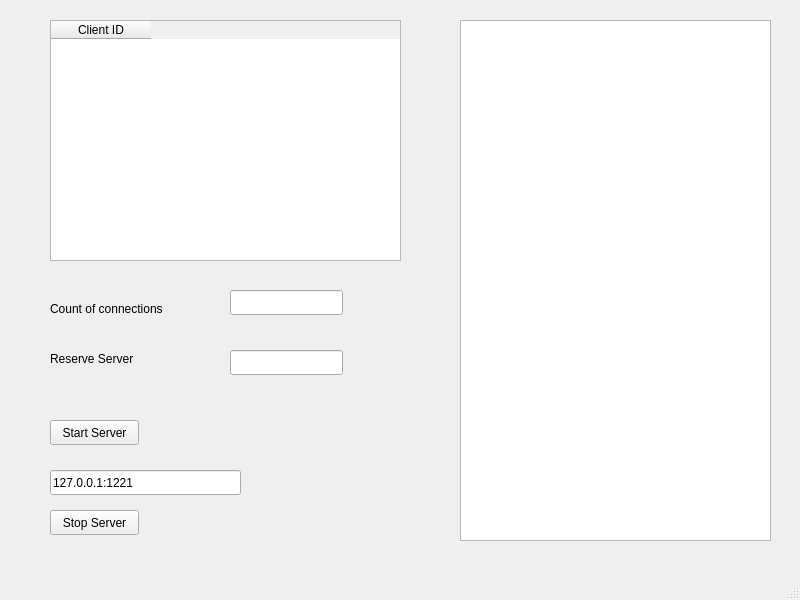
<?xml version="1.0" encoding="UTF-8"?>
<ui version="4.0">
 <class>ServerWindow</class>
 <widget class="QMainWindow" name="ServerWindow">
  <property name="geometry">
   <rect>
    <x>0</x>
    <y>0</y>
    <width>800</width>
    <height>600</height>
   </rect>
  </property>
  <property name="windowTitle">
   <string>ServerWindow</string>
  </property>
  <widget class="QWidget" name="centralwidget">
   <widget class="QPushButton" name="startServerButton">
    <property name="geometry">
     <rect>
      <x>50</x>
      <y>420</y>
      <width>89</width>
      <height>25</height>
     </rect>
    </property>
    <property name="text">
     <string>Start Server</string>
    </property>
   </widget>
   <widget class="QTableWidget" name="connectionTable">
    <property name="geometry">
     <rect>
      <x>50</x>
      <y>20</y>
      <width>351</width>
      <height>241</height>
     </rect>
    </property>
    <column>
     <property name="text">
      <string>Client ID</string>
     </property>
    </column>
   </widget>
   <widget class="QLabel" name="label">
    <property name="geometry">
     <rect>
      <x>50</x>
      <y>300</y>
      <width>161</width>
      <height>17</height>
     </rect>
    </property>
    <property name="text">
     <string>Count of connections</string>
    </property>
   </widget>
   <widget class="QLineEdit" name="conectionsCountLineEdit">
    <property name="geometry">
     <rect>
      <x>230</x>
      <y>290</y>
      <width>113</width>
      <height>25</height>
     </rect>
    </property>
   </widget>
   <widget class="QLineEdit" name="reserveServerlineEdit">
    <property name="geometry">
     <rect>
      <x>230</x>
      <y>350</y>
      <width>113</width>
      <height>25</height>
     </rect>
    </property>
   </widget>
   <widget class="QLabel" name="label_2">
    <property name="geometry">
     <rect>
      <x>50</x>
      <y>350</y>
      <width>121</width>
      <height>17</height>
     </rect>
    </property>
    <property name="text">
     <string>Reserve Server</string>
    </property>
   </widget>
   <widget class="QTextBrowser" name="LogWidget">
    <property name="geometry">
     <rect>
      <x>460</x>
      <y>20</y>
      <width>311</width>
      <height>521</height>
     </rect>
    </property>
   </widget>
   <widget class="QLineEdit" name="serverAddressLineEdit">
    <property name="geometry">
     <rect>
      <x>50</x>
      <y>470</y>
      <width>191</width>
      <height>25</height>
     </rect>
    </property>
    <property name="text">
     <string>127.0.0.1:1221</string>
    </property>
   </widget>
   <widget class="QPushButton" name="startServerButton_2">
    <property name="geometry">
     <rect>
      <x>50</x>
      <y>510</y>
      <width>89</width>
      <height>25</height>
     </rect>
    </property>
    <property name="text">
     <string>Stop Server</string>
    </property>
   </widget>
  </widget>
  <widget class="QMenuBar" name="menubar">
   <property name="geometry">
    <rect>
     <x>0</x>
     <y>0</y>
     <width>800</width>
     <height>22</height>
    </rect>
   </property>
  </widget>
  <widget class="QStatusBar" name="statusbar"/>
 </widget>
 <resources/>
 <connections/>
</ui>
